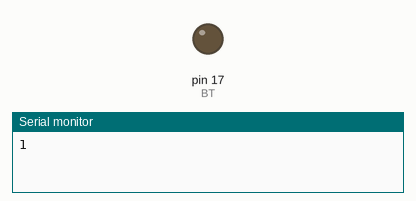
Bench run of a sketch on a simulated Arduino Uno, built with avr-gcc and run on an emulated ATmega328P. Parts: output pins drawn as LEDs (lit = HIGH), the last lines printed to the serial monitor.

Above: at 0.1 s.
At 4.6 s:
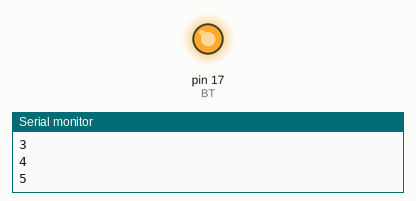
Timing chart, 0 to 6.1 s (numbered marks = the images above):
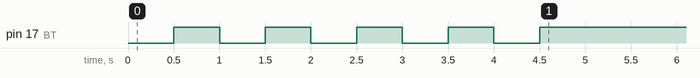

The sketch:

lab4.2.ino
```cpp
#define BT 17
void setup() {
    pinMode(BT, OUTPUT);
    Serial.begin(115200);

    int count = 1;
    do {
        Serial.println(count);
         digitalWrite(BT, LOW);
        delay(500);
        digitalWrite(BT, HIGH);
        delay(500);
        count++;
    } while (count <= 5);
}

void loop() {
}
```
